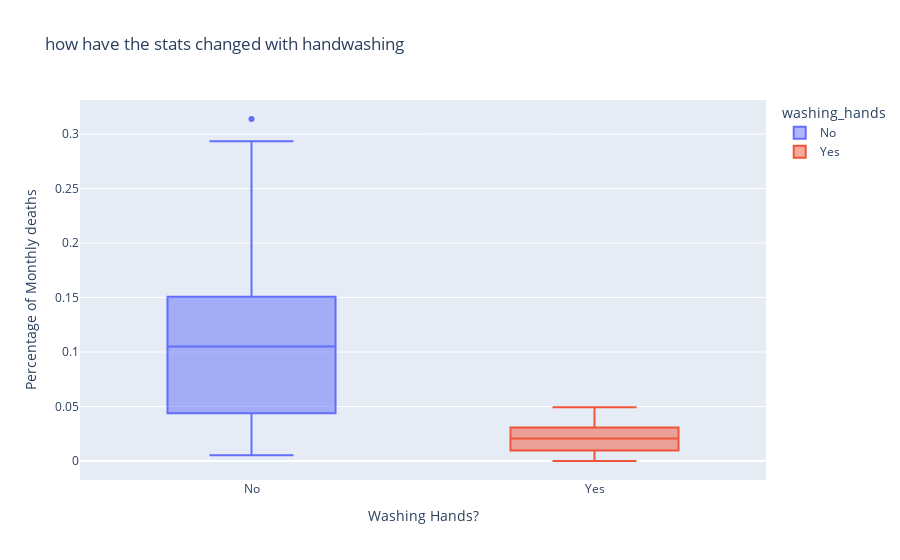

The notebook cell saved with this chart:
### Code cell
box=px.box(df_monthly,x="washing_hands",y="pct_deaths",
           color="washing_hands",
           title="how have the stats changed with handwashing")
box.update_layout(xaxis_title="Washing Hands?",
                  yaxis_title="Percentage of Monthly deaths")
box.show()

### Figure 1 — Plotly figure (JSON) as saved in the notebook; plotly's stock layout.template omitted (floating-point values rounded to 4 significant figures)
{"data": [{"alignmentgroup": "True", "hovertemplate": "washing_hands=%{x}<br>pct_deaths=%{y}<extra></extra>", "legendgroup": "No", "marker": {"color": "#636efa"}, "name": "No", "notched": false, "offsetgroup": "No", "orientation": "v", "showlegend": true, "type": "box", "x": ["No", "No", "No", "No", "No", "No", "No", "No", "No", "No", "No", "No", "No", "No", "No", "No", "No", "No", "No", "No", "No", "No", "No", "No", "No", "No", "No", "No", "No", "No", "No", "No", "No", "No", "No", "No", "No", "No", "No", "No", "No", "No", "No", "No", "No", "No", "No", "No", "No", "No", "No", "No", "No", "No", "No", "No", "No", "No", "No", "No", "No", "No", "No", "No", "No", "No", "No", "No", "No", "No", "No", "No", "No", "No", "No", "No"], "x0": " ", "xaxis": "x", "y": [0.1457, 0.07531, 0.04332, 0.01569, 0.007843, 0.05, 0.08421, 0.01351, 0.01878, 0.1102, 0.2255, 0.2085, 0.1222, 0.1023, 0.1074, 0.03226, 0.06593, 0.2078, 0.2546, 0.1839, 0.2934, 0.2297, 0.3138, 0.1912, 0.1597, 0.1241, 0.1193, 0.06098, 0.04082, 0.005236, 0.01554, 0.02262, 0.176, 0.07143, 0.08051, 0.1516, 0.1128, 0.1703, 0.1731, 0.05833, 0.02679, 0.04369, 0.0632, 0.01224, 0.03226, 0.1102, 0.1055, 0.07591, 0.04745, 0.04452, 0.04231, 0.04392, 0.07143, 0.06122, 0.03586, 0.1055, 0.1484, 0.1094, 0.1049, 0.1339, 0.1809, 0.1543, 0.1897, 0.1344, 0.1015, 0.131, 0.1806, 0.1439, 0.1496, 0.1077, 0.05369, 0.03215, 0.01923, 0.03607, 0.1827, 0.1224], "y0": " ", "yaxis": "y"}, {"alignmentgroup": "True", "hovertemplate": "washing_hands=%{x}<br>pct_deaths=%{y}<extra></extra>", "legendgroup": "Yes", "marker": {"color": "#EF553B"}, "name": "Yes", "notched": false, "offsetgroup": "Yes", "orientation": "v", "showlegend": true, "type": "box", "x": ["Yes", "Yes", "Yes", "Yes", "Yes", "Yes", "Yes", "Yes", "Yes", "Yes", "Yes", "Yes", "Yes", "Yes", "Yes", "Yes", "Yes", "Yes", "Yes", "Yes", "Yes", "Yes"], "x0": " ", "xaxis": "x", "y": [0.02239, 0.012, 0.01894, 0.0458, 0.03957, 0.04472, 0.0293, 0.03534, 0.006873, 0, 0.006557, 0.009585, 0.01136, 0.003717, 0, 0.009615, 0.02341, 0.02903, 0.0134, 0.02233, 0.03085, 0.04926], "y0": " ", "yaxis": "y"}], "layout": {"boxmode": "overlay", "legend": {"title": {"text": "washing_hands"}, "tracegroupgap": 0}, "title": {"text": "how have the stats changed with handwashing"}, "xaxis": {"anchor": "y", "categoryarray": ["No", "Yes"], "categoryorder": "array", "domain": [0, 1], "title": {"text": "Washing Hands?"}}, "yaxis": {"anchor": "x", "domain": [0, 1], "title": {"text": "Percentage of Monthly deaths"}}}}
